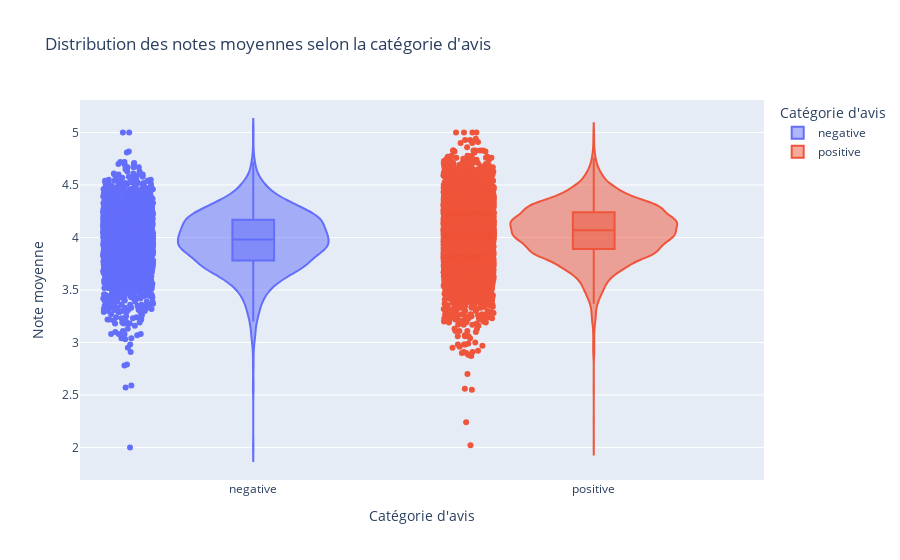

Notebook cell for this chart:
### Code cell
#Visualization
# Créer un diagramme en violon avec boîte à moustaches et points individuels
fig_avis1 = px.violin(
    merged_clean_agg,
    x='avis',
    y='average_rating',
    color='avis',
    box=True,             # Afficher la boîte à moustaches
    points='all',         # Afficher tous les points individuels
    title="Distribution des notes moyennes selon la catégorie d'avis",
    labels={'avis': "Catégorie d'avis", 'average_rating': 'Note moyenne'}
)

fig_avis1.show()

### Figure 1 — Plotly figure (JSON) as saved in the notebook; plotly's stock layout.template omitted (floating-point values rounded to 4 significant figures; data arrays with more than 128 entries replaced by an {"elided": "..."} marker saying what was removed)
{"data": [{"alignmentgroup": "True", "box": {"visible": true}, "hovertemplate": "Catégorie d'avis=%{x}<br>Note moyenne=%{y}<extra></extra>", "legendgroup": "negative", "marker": {"color": "#636efa"}, "name": "negative", "offsetgroup": "negative", "orientation": "v", "points": "all", "scalegroup": "True", "showlegend": true, "type": "violin", "x": {"elided": "2386 str values"}, "x0": " ", "xaxis": "x", "y": {"elided": "2386 float values"}, "y0": " ", "yaxis": "y"}, {"alignmentgroup": "True", "box": {"visible": true}, "hovertemplate": "Catégorie d'avis=%{x}<br>Note moyenne=%{y}<extra></extra>", "legendgroup": "positive", "marker": {"color": "#EF553B"}, "name": "positive", "offsetgroup": "positive", "orientation": "v", "points": "all", "scalegroup": "True", "showlegend": true, "type": "violin", "x": {"elided": "9711 str values"}, "x0": " ", "xaxis": "x", "y": {"elided": "9711 float values"}, "y0": " ", "yaxis": "y"}], "layout": {"legend": {"title": {"text": "Catégorie d'avis"}, "tracegroupgap": 0}, "title": {"text": "Distribution des notes moyennes selon la catégorie d'avis"}, "violinmode": "overlay", "xaxis": {"anchor": "y", "categoryarray": ["negative", "positive"], "categoryorder": "array", "domain": [0, 1], "title": {"text": "Catégorie d'avis"}}, "yaxis": {"anchor": "x", "domain": [0, 1], "title": {"text": "Note moyenne"}}}}
